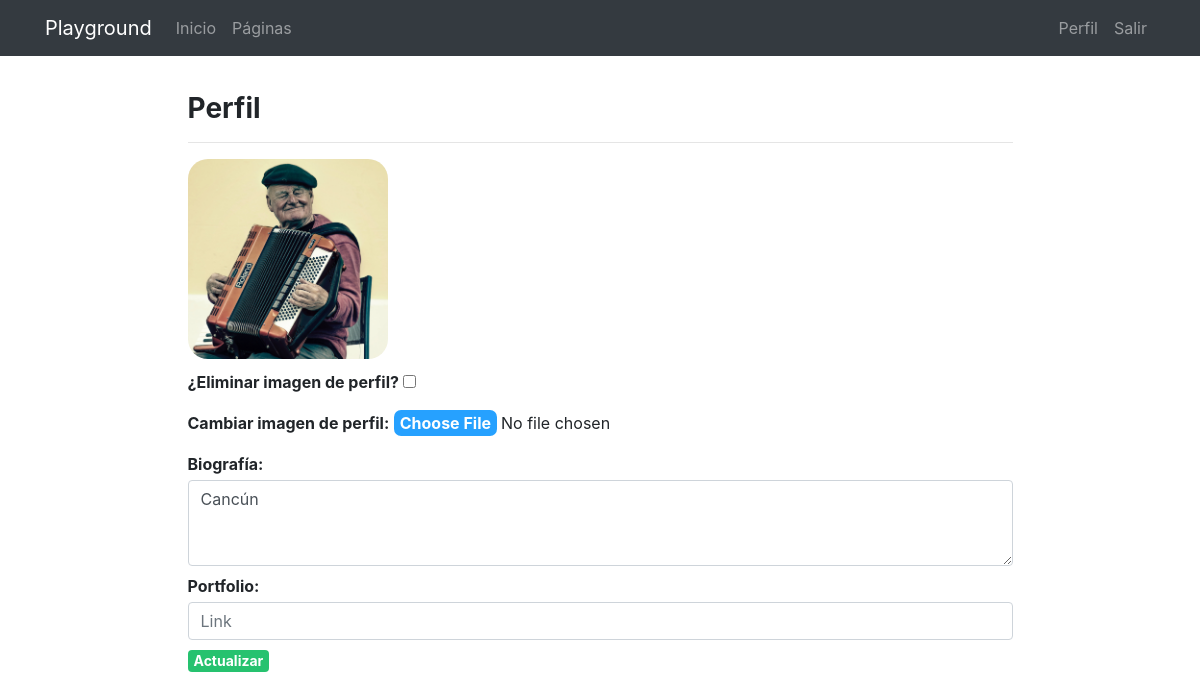
/accounts/profile/ (signed in), run on an earlier commit of the app's database.
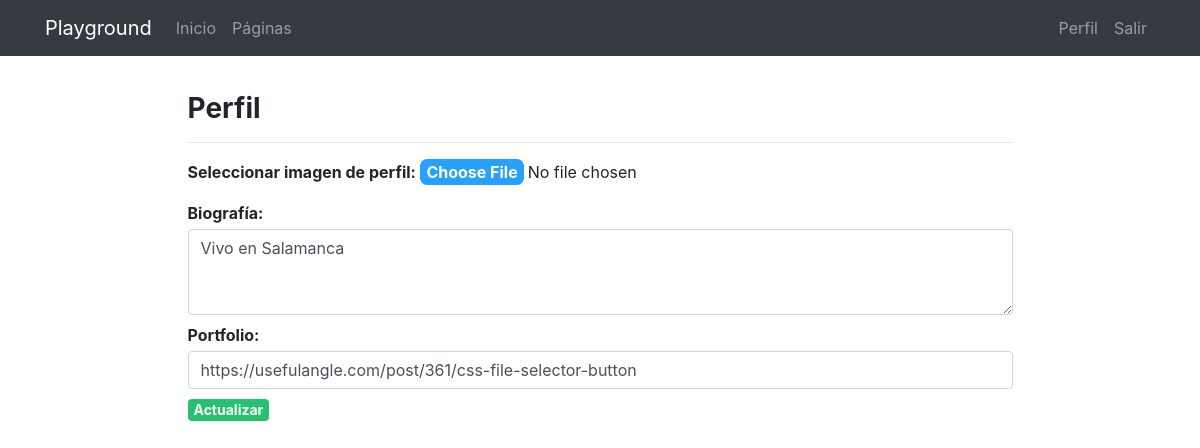
And on a later commit of the database.
### registration/models.py (models this page shows)
class Profile(models.Model):
    user = models.OneToOneField(User,on_delete=models.CASCADE) # type: ignore
    avatar = models.ImageField("Avatar", upload_to="profile_images", null=True, blank=True)
    bio = models.TextField("Biografía", null=True,blank=True)
    link = models.URLField("Portfolio", max_length=254, null=True, blank=True)

### registration/views.py (the view)
# urls.py: path("profile/", ProfileView.as_view(), name="profile"),
@method_decorator(login_required, name="dispatch")
class ProfileView(UpdateView):
    model = Profile
    form_class = ProfileForm
    success_url = reverse_lazy("registration:profile")
    template_name = "registration/profile_form.html"
    def get_object(self, queryset= None) -> Profile:
        profile, created = Profile.objects.get_or_create(user = self.request.user)
        return profile

### registration/forms.py
class ProfileForm(forms.ModelForm):
    class Meta:
        model = Profile
        fields = ('avatar','bio','link')
        widgets = {
            "avatar": forms.ClearableFileInput(attrs = {
                'class': 'form-control-file mt-3'
            }),
            'bio': forms.Textarea(attrs= {'class':'form-control mt-1 mb-2', 'rows':3, 'placeholder':'Biografía'}),
            'link': forms.URLInput(attrs= {'class':'form-control mt-1 mb-2', 'placeholder':'Link'}),
        }

### registration/templates/registration/profile_form.html (shortened to what this page needs)
{% extends 'core/base.html' %}
{% load static %}
{% block content %}
<link rel="stylesheet" href="{% static 'pages/css/styles.css' %}">
<main role="main">
  <div class="container">
    <div class="row mt-3">
      <div class="col-md-9 mx-auto">
        <div class="custom-form">
          <h3>Perfil</h3>
          <hr>
          <form action="" method="post" enctype="multipart/form-data">{% csrf_token %}
            <div class="profile-avatar">
              {% if object.avatar %}
              <img src="{{ request.user.profile.avatar.url }}" alt="Imagen de avatar del Usuario">
              <p><span class="label">¿Eliminar imagen de perfil?</span> <input type="checkbox" name="avatar-clear"></p>
              <p><span class="label">Cambiar imagen de perfil:</span> <input type="file" class="file-input"
                  name="avatar"></p>
              {% else %}
              <p><span class="label">Seleccionar imagen de perfil:</span> <input type="file" class="file-input"
                  name="avatar"></p>
              {% endif %}
            </div>
            <div class="profile-text">
              <span class="label">{{form.bio.label}}:</span>
              <textarea name="bio" cols="40" rows="3" class="form-control mt-1 mb-2" placeholder="Biografía"
                id="id_bio">{{object.bio}}</textarea>
              <span class="label">{{form.link.label}}:</span>
              <input type="url" name="link" class="form-control mt-1 mb-2" placeholder="Link" maxlength="254"
                id="id_link" value="{% if object.link %}{{object.link}}{% endif %}">
            </div>
            <input type="submit" class="page-button success-button" value="Actualizar" />
          </form>
        </div>
      </div>
    </div>
  </div>
</main>
{% endblock %}

### core/templates/core/base.html (shortened to what this page needs)
<!DOCTYPE html>
<html lang="es">
<head>
  {% load static %}
  <link href="{% static 'core/vendor/bootstrap/css/bootstrap.min.css' %}" rel="stylesheet">
  <link href="{% static 'core/vendor/font-awesome/css/font-awesome.min.css' %}" rel="stylesheet" type="text/css">
  <link href="{% static 'core/css/main.css' %}" rel="stylesheet">
</head>
<body>
  <nav class="navbar navbar-expand-lg navbar-dark bg-dark">
    <div class="container">
      <a class="navbar-brand" href="{% url 'home' %}">Playground</a>
      <div class="collapse navbar-collapse" id="ned">
        <ul class="navbar-nav mr-auto">
          <li class="nav-item">
            <a class="nav-link" href="{% url 'home' %}">Inicio</a>
          </li>
          <li class="nav-item">
            <a class="nav-link" href="{% url 'pages:pages' %}">Páginas</a>
          </li>
        </ul>
        <ul class="navbar-nav">
          {% if request.user.is_authenticated %}
          <li class="nav-item">
            <a class="nav-link" href="{% url 'registration:profile' %}">
              Perfil
            </a>
          </li>
          <li class="nav-item">
            <a class="nav-link" href="{% url 'logout' %}">
              Salir
            </a>
          </li>
            {% endif %}
        </ul>
      </div>
    </div>
  </nav>
  {% block content %}{% endblock %}
</body>
</html>

### core/static/core/css/main.css (style rules this page uses)
main { padding-top: 20px; }
:root { --jumbotron-padding-y: 3rem; }

What changed in the data, as far as the page shows it:
changed Profile: bio "Cancún" → "Vivo en Salamanca"; link (not shown) → "https://usefulangle.com/post/361/css-file-selector-button"
Also different on the page:
form field avatar-clear: "☐" → (not shown)
text no longer shown: "¿Eliminar imagen de perfil? Cambiar imagen de perfil:"
text now shown: "Seleccionar imagen de perfil:"
